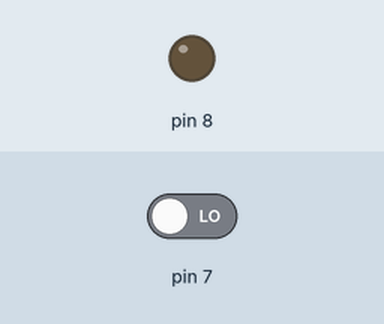
The sketch below on a simulated Arduino Uno, built with avr-gcc and run on an emulated ATmega328P. On the bench: output pins drawn as LEDs (lit = HIGH). The test bench sets the inputs (shaded band); at power-on: pin 7 LOW. What the sketch prints to the serial monitor is not drawn.

Above: at 1.2 s.
1.3 s: pin 7 driven HIGH
At 1.9 s:
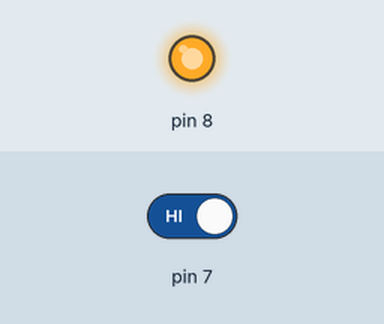
Timing chart, 0 to 4.3 s (numbered marks = the images above; inputs shaded):
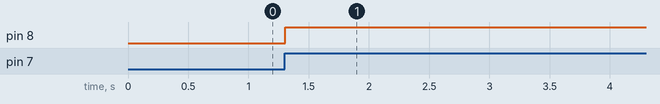

Measured:
- after the input at 1.3 s, pin 8: LOW → HIGH at once

The sketch:

05_pushToggle.ino
```cpp
boolean current = LOW;
boolean last = LOW;
boolean led = false;
void setup()
{
  Serial.begin(9600);
  pinMode(7, INPUT);
  pinMode(8, OUTPUT);
}

void loop()
{
  current = digitalRead(7);
  Serial.println(current);

  if(last == LOW && current == HIGH){
    led =! led;
  }
  last = current;
  digitalWrite(8, led);
}
```
